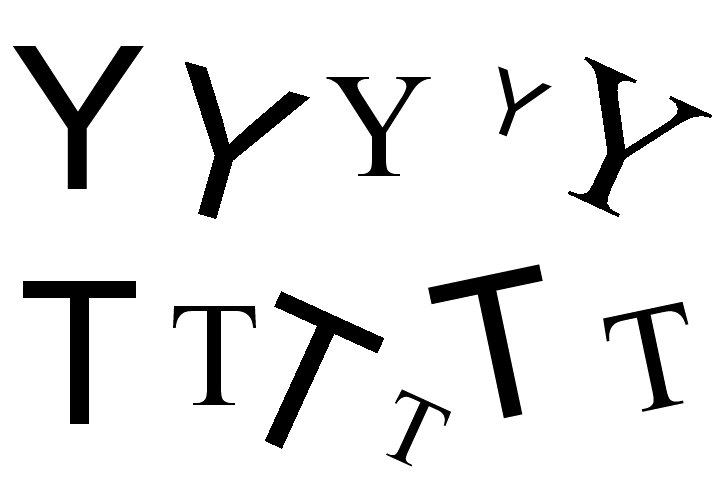
%> input picture Ejemplo-SeparacionTY/trainTY.jpg, 713 x 485 px
$ octave clasiTY.m   (GNU Octave 9; MATLAB toolbox functions it lacks are replaced by stand-ins)
%> lines starting %> are read from the running program, lines starting %| are printed output that depends on the picture; in (x1, y1, x2, y2) boxes, pixels count from 0 and x2, y2 are one past the last pixel; in counts of white or black regions, pixels touching at a corner belong together; the program's own positions count from 1


%%%%%%%%%%%%%%%%%%%%%%%%%%
%                        %
% PARTE 1: ENTRENAMIENTO %
%                        %
%%%%%%%%%%%%%%%%%%%%%%%%%%
warning off
close all

disp('Parte 1: Entrenamiento (presione enter)');
pause

% Lectura de la imagen de entrenamiento
I = imread('trainTY.jpg');
%> I is the input picture: size 485x713 uint8; min 0, max 255, mean 229.8
figure(1)
imshow(I,[]);

% Segmentacion
J =not(I>192);
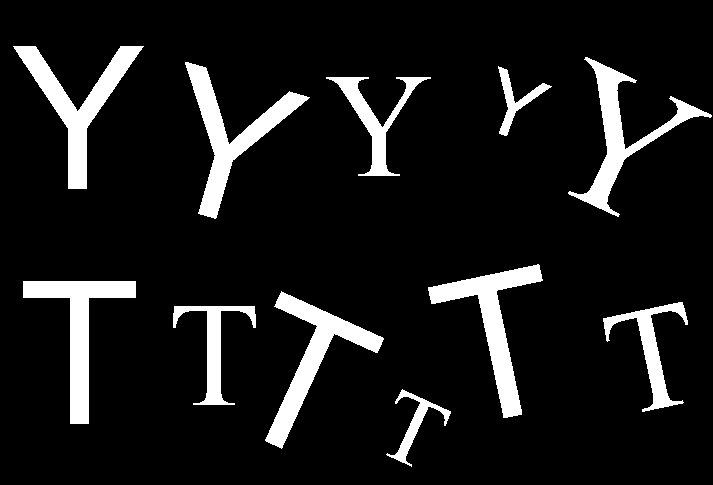
%> J: size 485x713 logical; 10% white; 11 white regions
J = bwareaopen(J,5,4); % remueve regiones muy pequenas (menores a 5 p韝eles y conectividad 4 conexa)
[L,n] = bwlabel(J,4);
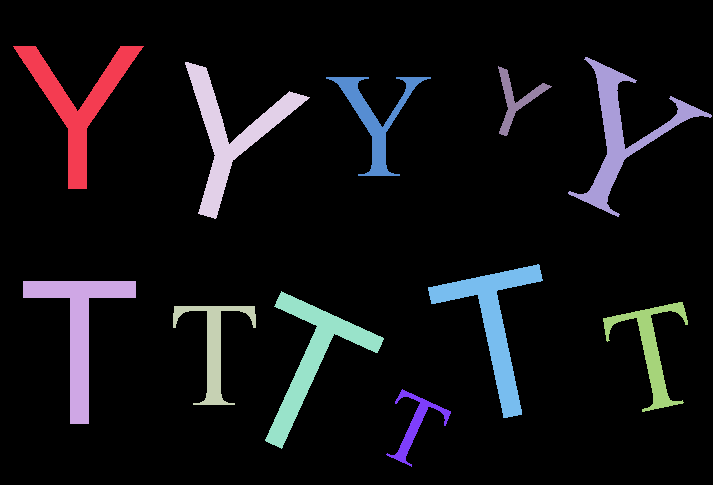
%> L: size 485x713 double; 12 distinct labels, from 0 to 11; one colour per label, 0 black
%> n = 11
figure(2)
imshow(L,[]);

% Extraccion de Caracteristicas
stats = regionprops(L,'all');
%> stats = 11 regions; largest, box (x1, y1, x2, y2), Area, Centroid, MajorAxisLength, MinorAxisLength and Eccentricity: (13, 46, 144, 189) 4588 [78.2 103.6] 155 114.5 0.674, (185, 62, 310, 219) 4486 [231.1 134.7] 155.7 114.5 0.677, (428, 264, 543, 418) 4417 [494 323.7] 179.9 89.54 0.867
TY = zeros(n,1);
for i = 1:n
    disp(sprintf('%3d) EjeMayor=%6.2f EjeMenor = %6.2fd Area =%5d',i,stats(i).MajorAxisLength,stats(i).MinorAxisLength,stats(i).Area));
    figure(3)
    imshow(L==i)
%> (the run ends here)
